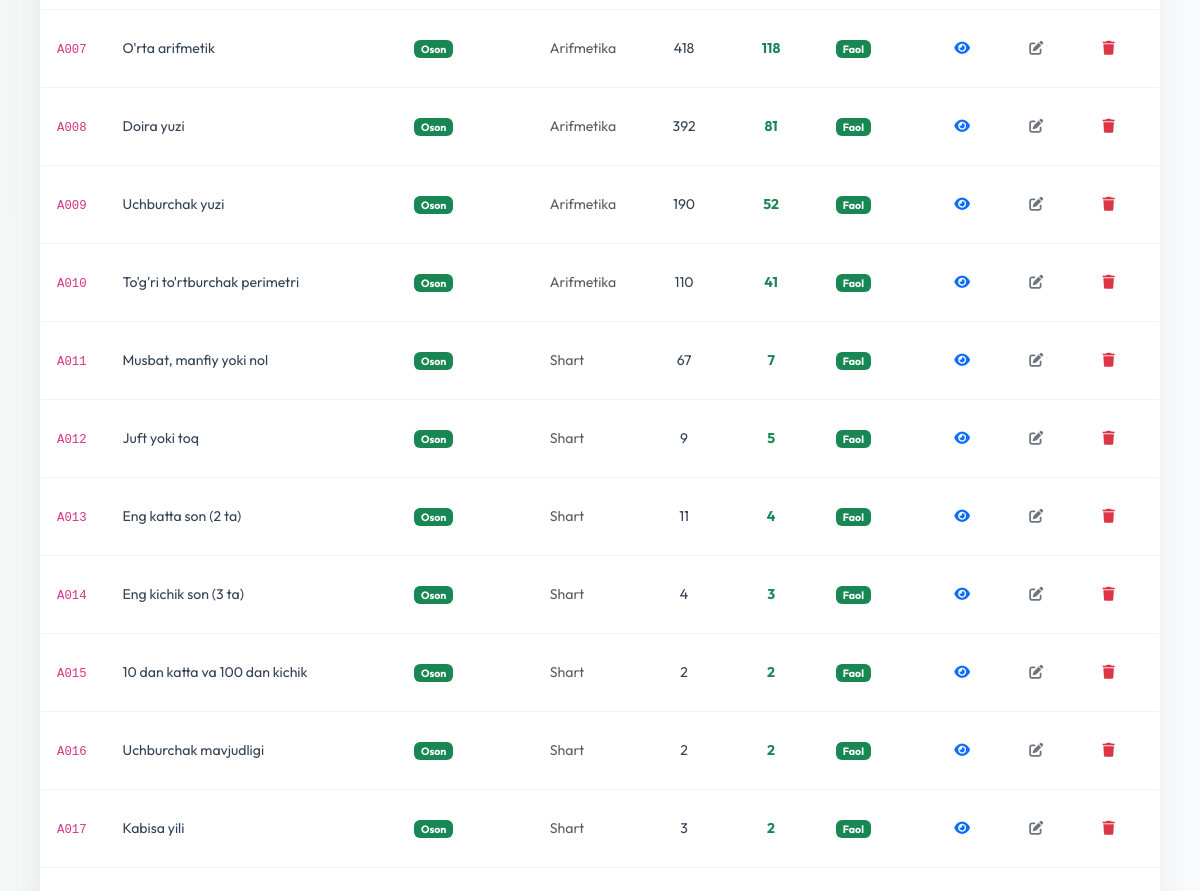
/arena/admin/problems (signed in, middle part), run on an earlier commit of the app's database.
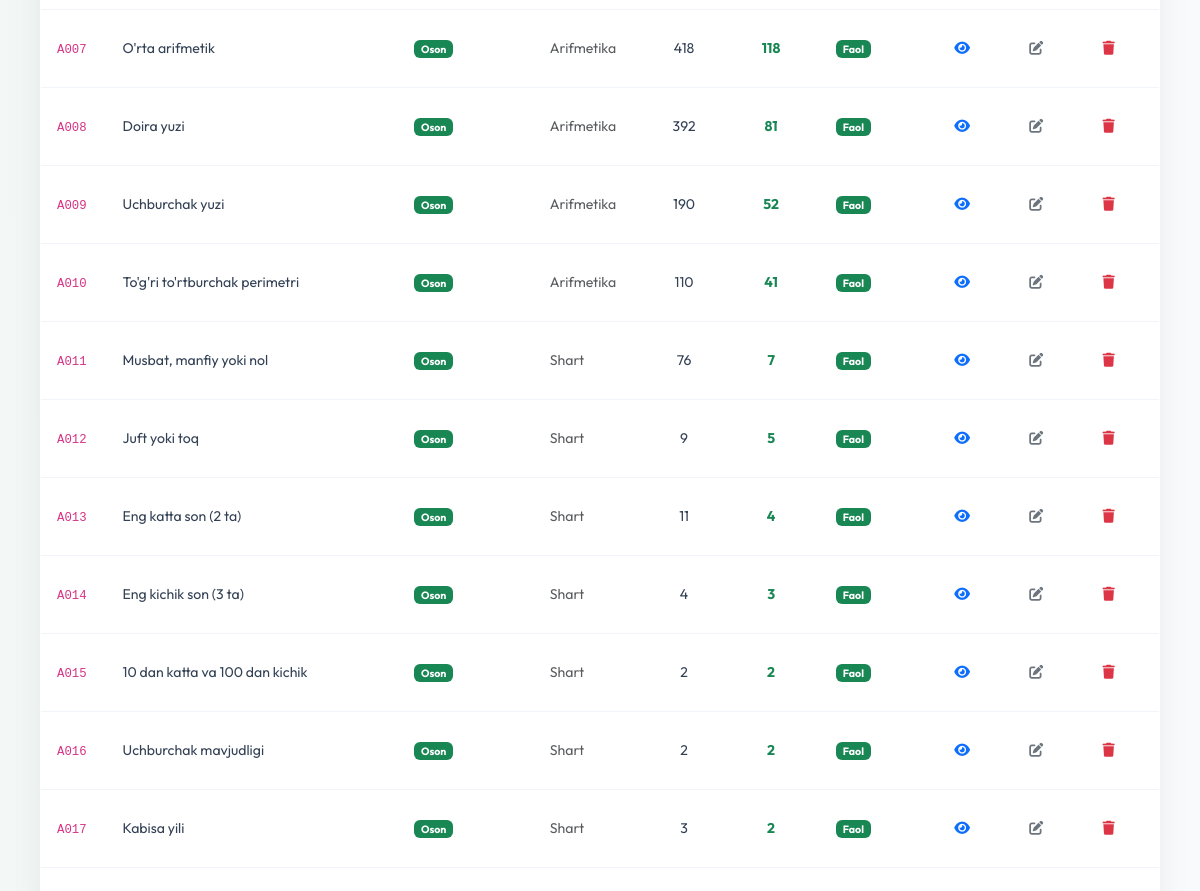
And on a later commit of the database.
### models.py (models this page shows)
class ArenaProblem(db.Model):
    __tablename__ = 'arena_problems'
    id = db.Column(db.Integer, primary_key=True)
    code = db.Column(db.String(10), unique=True, nullable=False)  # A001, M005
    title = db.Column(db.String(200), nullable=False)
    description = db.Column(db.Text, nullable=False)
    input_format = db.Column(db.Text, default='')
    output_format = db.Column(db.Text, default='')
    constraints = db.Column(db.Text, default='')
    examples = db.Column(db.Text, default='[]')  # JSON: [{input, output, explanation}]
    hidden_tests = db.Column(db.Text, default='[]')  # JSON: [{input, output}] — foydalanuvchiga ko'rsatilmaydi
    difficulty = db.Column(db.String(10), default='easy')   # easy / medium / hard
    category = db.Column(db.String(50), default='general')
    correct_answer = db.Column(db.Text, default='')          # for auto-grading
    time_limit = db.Column(db.Float, default=1.0)            # seconds (display)
    memory_limit = db.Column(db.Integer, default=256)        # MB (display)
    is_active = db.Column(db.Boolean, default=True)
    created_at = db.Column(db.DateTime, default=tashkent_now)
    accepted_count = db.Column(db.Integer, default=0)
    submission_count = db.Column(db.Integer, default=0)
    submissions = db.relationship('ArenaSubmission', backref='problem', lazy='dynamic')
    __table_args__ = (
        db.Index('ix_arena_problem_difficulty', 'difficulty'),
        db.Index('ix_arena_problem_category', 'category'),
        db.Index('ix_arena_problem_active', 'is_active'),
    )

### routes/arena.py (the view)
@arena_bp.route('/admin/problems')
@super_admin_required
def admin_problems():
    problems = (ArenaProblem.query
                .order_by(ArenaProblem.code).all())
    return render_template('admin_arena_problems.html', problems=problems)

### routes/arena.py (called while the page is built)
def _current_user():
    uid = session.get('arena_user_id')
    if not uid:
        return None
    return ArenaUser.query.get(uid)

def super_admin_required(f):
    @wraps(f)
    def decorated(*args, **kwargs):
        if not session.get('admin_id') or session.get('admin_user') != 'asilbek':
            abort(403)
        return f(*args, **kwargs)
    return decorated

@arena_bp.context_processor
def _inject():
    u = _current_user()
    if u:
        u.last_seen = tashkent_now()
        try:
            db.session.commit()
        except Exception:
            db.session.rollback()
    return dict(arena_user=u)

### templates/admin_arena_problems.html (shortened to what this page needs)
{% extends "base.html" %}
{% block content %}
<div class="main-container">
  <div class="card">
    <div class="card-body p-0">
      <table class="table table-hover mb-0" style="font-size:.88rem;">
        <tbody>
        {% for p in problems %}
        <tr>
          <td><code>{{ p.code }}</code></td>
          <td>{{ p.title }}</td>
          <td>
            <span class="badge {% if p.difficulty=='easy' %}bg-success{% elif p.difficulty=='medium' %}bg-warning text-dark{% else %}bg-danger{% endif %}">
              {% if p.difficulty=='easy' %}Oson{% elif p.difficulty=='medium' %}O'rta{% else %}Qiyin{% endif %}
            </span>
          </td>
          <td class="text-muted">{{ p.category or '—' }}</td>
          <td class="text-center">{{ p.submission_count }}</td>
          <td class="text-center text-success fw-bold">{{ p.accepted_count }}</td>
          <td class="text-center">
            {% if p.is_active %}
            <span class="badge bg-success">Faol</span>
            {% else %}
            <span class="badge bg-secondary">Yashirin</span>
            {% endif %}
          </td>
          <td class="text-end">
            <a href="{{ url_for('arena.problem_detail', pid=p.id) }}" class="btn btn-sm btn-outline-primary" target="_blank">
              <i class="fas fa-eye"></i>
            </a>
            <a href="{{ url_for('arena.admin_problem_edit', pid=p.id) }}" class="btn btn-sm btn-outline-secondary">
              <i class="fas fa-edit"></i>
            </a>
            <form method="POST" action="{{ url_for('arena.admin_problem_delete', pid=p.id) }}"
                  class="d-inline" onsubmit="return confirm('O\'chirishni tasdiqlaysizmi?')">
              <button type="submit" class="btn btn-sm btn-outline-danger">
                <i class="fas fa-trash"></i>
              </button>
            </form>
          </td>
        </tr>
        {% else %}
        <tr><td colspan="8" class="text-center py-5 text-muted">
          <i class="fas fa-code fa-2x d-block mb-2 opacity-25"></i>
          Masalalar yo'q. Birinchi masalani qo'shing!
        </td></tr>
        {% endfor %}
        </tbody>
      </table>
    </div>
  </div>
</div>
{% endblock %}

What changed in the data, as far as the page shows it:
changed ArenaProblem "Musbat, manfiy yoki nol": submission_count "67" → "76"
